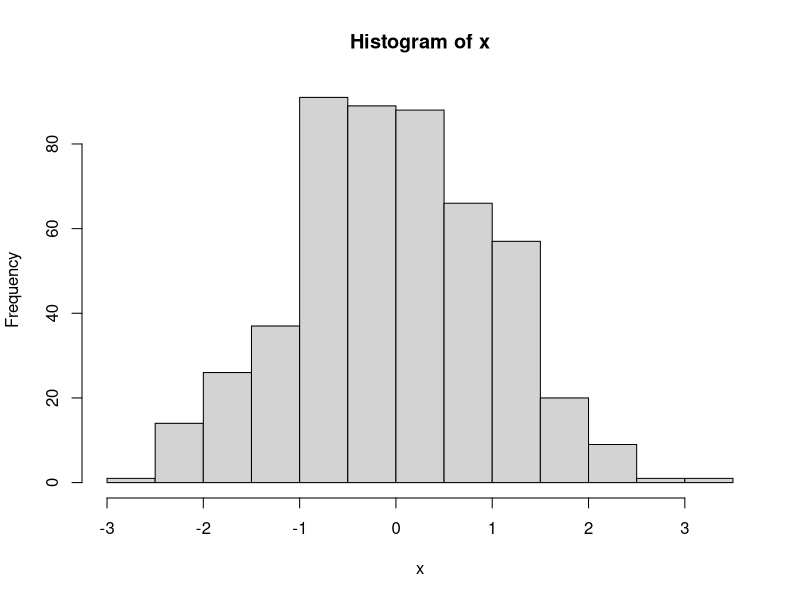

Write R code to recreate this figure.
## ---- chunk 1
setwd("~/GIT/2020.05.15_Rnotebook_learning")
## ---- chunk 2
x <- rnorm(500)
hist(x)
